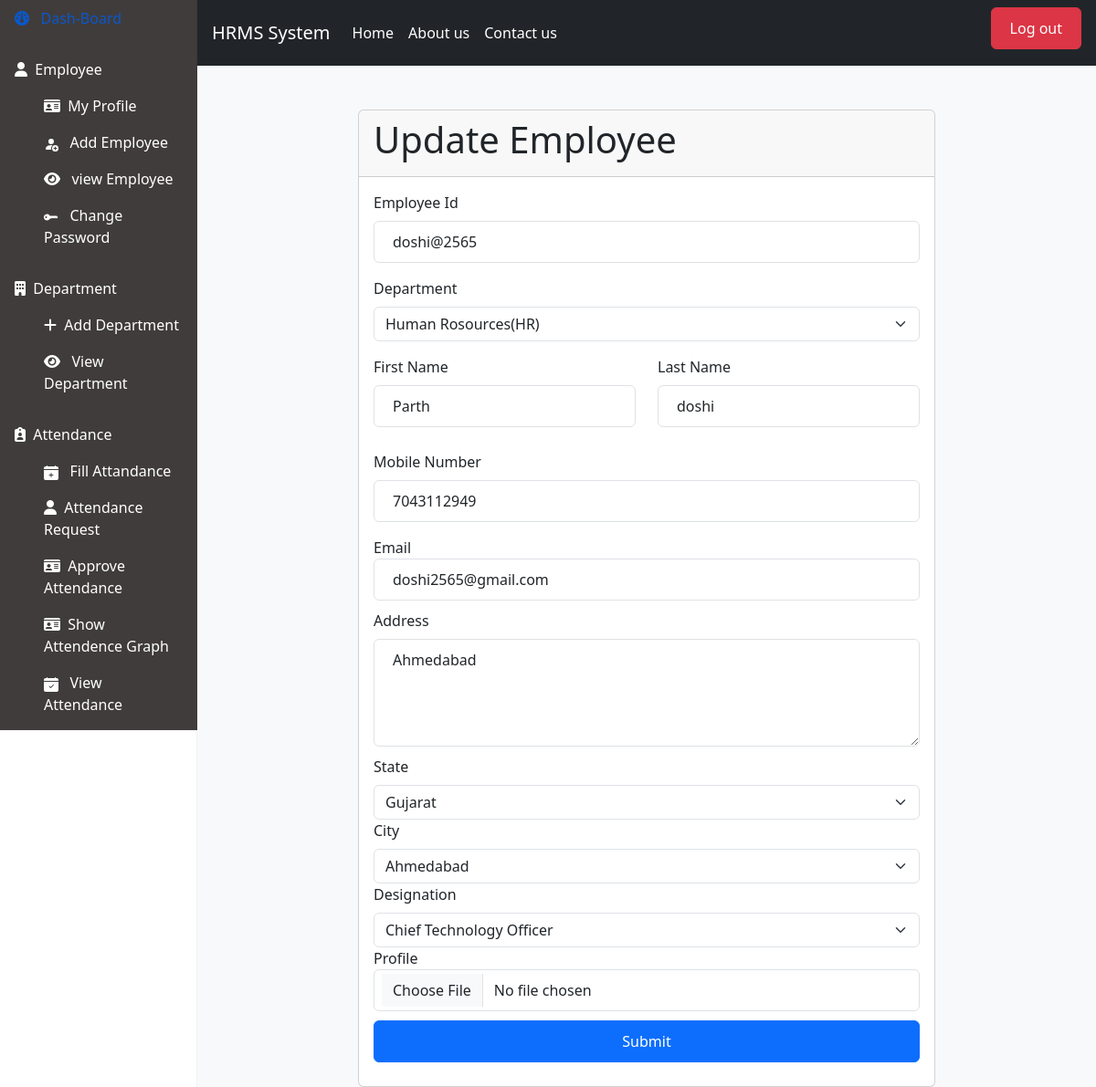
The app's page /update_employee/9 (signed in) with its own data.
### hr/models.py (models this page shows, shortened)
class Employee(models.Model):
    user = models.ForeignKey(User,on_delete=models.CASCADE)
    id = models.BigAutoField(primary_key=True)
    emp_code = models.CharField(unique=True, max_length=20) #emp id for login
    profile = models.ImageField(upload_to="images",blank=True,null=True)
    email = models.EmailField()
    mobile_number = models.CharField(max_length=13,null=True,blank=True)
    date_of_birth = models.DateField()
    employee_address = models.TextField(max_length=1000)
    city_id = models.ForeignKey(City, null=True, blank=True, on_delete=models.CASCADE)
    state_id = models.ForeignKey(State, null=True, blank=True, on_delete=models.CASCADE)
    aadhar_number = models.CharField(max_length=12, null=True, blank=True,unique=True)
    pan_number = models.CharField(max_length=10, null=True, blank=True,unique=True)
    dep_id = models.ForeignKey(Department, null=True, blank=True, on_delete=models.CASCADE)
    designation_id = models.ForeignKey(Designation, null=True, blank=True, on_delete=models.CASCADE)
    date_of_joining = models.DateField()
    is_hr = models.BooleanField(default=False)
    is_employee = models.BooleanField(default=False)

class Department(models.Model):
    id = models.BigAutoField(unique=True, primary_key=True)
    department_name=models.CharField(max_length=50)
    added_by = models.ForeignKey(User, on_delete=models.CASCADE, default=None, null=True, blank=True)

class State(models.Model):
    id = models.BigAutoField(primary_key=True)
    name = models.CharField(max_length=50)
    def __str__(self):
        return self.name

class City(models.Model):
    id = models.BigAutoField(primary_key=True)
    name = models.CharField(max_length=50)
    def __str__(self):
        return self.name

class Designation(models.Model):
    id = models.BigAutoField(unique=True,primary_key=True)
    name = models.CharField(max_length=50)
    def __str__(self):
        return self.name

### hr/views.py (the view)
# urls.py: path('update_employee/<int:id>',update_employee,name="update_employee"),
def update_employee(request,id):
    user = User.objects.filter(username=request.session.get('username')).first()
    emp_id = Employee.objects.filter(user=user).first()
    employee = Employee.objects.get(id = id)
    if request.method == 'POST':
        employee = get_object_or_404(Employee, id=id)
        vals = request.POST
        employee.user.first_name = vals.get('first_name')
        employee.user.last_name = vals.get('last_name')
        employee.mobile_number = vals.get('mobile_number')
        employee.employee_address= vals.get('employee_address')
        employee.state_id = State.objects.filter(name=vals.get('state')).first()
        employee.city_id = City.objects.filter(name=vals.get('city')).first()
        employee.designation_id = Designation.objects.filter(name=vals.get('designation')).first()
        employee.profile = request.FILES.get('profile')
        employee.save()
        cities =  City.objects.all()
        states = State.objects.all()
        deps = Department.objects.all()
        designation = Designation.objects.all()
        context = {
            'employee': employee,
            'cities': cities,
            'states': states,
            'deps': deps,
            'designation': designation
        }
        return redirect('view_all_employee')
        return render(request,'update_employee.html', context)
    else:
        cities =  City.objects.all()
        states = State.objects.all()
        deps = Department.objects.all()
        designation = Designation.objects.all()
        context = {
            'form' : 'form',
            'employee': employee,
            'cities': cities,
            'states': states,
            'deps': deps,
            'designation': designation ,
            'is_hr': emp_id.is_hr
        }
        return render(request,'update_employee.html', context)

### hr/templates/update_employee.html (shortened to what this page needs)
{% extends "index.html" %}
{% block mycontent %}
<div class="container mt-5">
  <div class="row justify-content-center">
    <div class="col-md-8">
      <div class="card">
        <div class="card-header">
          <h1 class="card-title">Update Employee</h1>
        </div>
        <div class="card-body">
          <form class="custom-form" method="post" enctype="multipart/form-data">
            <div class="mb-3">
              <label for="user" class="form-label">Employee Id</label>
              <input type="text" class="form-control" id="user" name="user" required value="{{ employee.user }}" readonly="true"/>
            </div>
            <div class="mb-3">
              <label for="Department" class="form-label">Department</label>
              <select class="form-select" id="Department" name="Department" readonly="true" required>
                <option value="{{employee.dep_id.department_name}}">{{ employee.dep_id.department_name }}</option>
              </select>
            </div>
            <div class="row">
              <div class="col-md-6 mb-3">
                <label for="fname" class="form-label">First Name</label>
                <input type="text" class="form-control" id="fname" name="first_name" pattern="[A-Za-z]+" required / value="{{ employee.user.first_name }}">
              </div>
              <div class="col-md-6 mb-3">
                <label for="lname" class="form-label">Last Name</label>
                <input type="text" class="form-control" id="lname" name="last_name" pattern="[A-Za-z]+" required / value="{{ employee.user.last_name }}">
              </div>
            </div>
            <div class="mb-3">
              <label for="mobile_number" class="form-label">Mobile Number</label>
              <input type="text" class="form-control" id="mobile_number" name="mobile_number" pattern="[0-9]+" required /  value="{{ employee.mobile_number }}">
            </div>
            <label for="email">Email</label>
            <input type="email" class="form-control" id="email" name="email" required /  value="{{ employee.email }}" >
            <label for="employee_address" class="form-label">Address</label>
            <textarea class="form-control" id="employee_address" name="employee_address" rows="4" required>{{employee.employee_address}}</textarea>
            <label for="state" class="form-label mb-2">State</label>
            <select class="form-select" id="state" name="state" required>
            <option value="{{employee.state_id.name}}">{{employee.state_id.name}}</option>
            </select>
            <label for="city" class="form-label mb-2">City</label>
            <select class="form-select" id="city" name="city" required>
                <option value="{{employee.city_id.name}}">{{employee.city_id.name}}</option>
            </select>
            <label for="designation" class="form-label mb-2">Designation</label>
            <select class="form-select" id="designation" name="designation" required>
            <option value="{{employee.designation_id.name}}">{{employee.designation_id.name}}</option>
            </select>
            <label for="profile">Profile</label>
            <input type="file" class="form-control" id="profile" name="profile" accept="images/*">
            <div class="d-grid gap-2">
              <button type="submit" class="btn btn-primary">Submit</button>
            </div>
          </form>
        </div>
      </div>
    </div>
  </div>
</div>
{% endblock %}

### hr/static/css/style.css (style rules this page uses)
* { margin: 0; padding: 0; box-sizing: border-box; }
input, button,textarea { width: 100%; padding-left: 20px; margin-bottom: 10px; border-radius: 5px; border: 1px solid #ccc; padding: 10px 20px !important; }

### records on screen
Employee: user "doshi@2565", Department "Human Rosources(HR)", first_name "Parth", last_name "doshi", mobile_number "7043112949", email "doshi2565@gmail.com", employee_address "Ahmedabad", state "Gujarat", city "Ahmedabad", designation "Chief Technology Officer"
